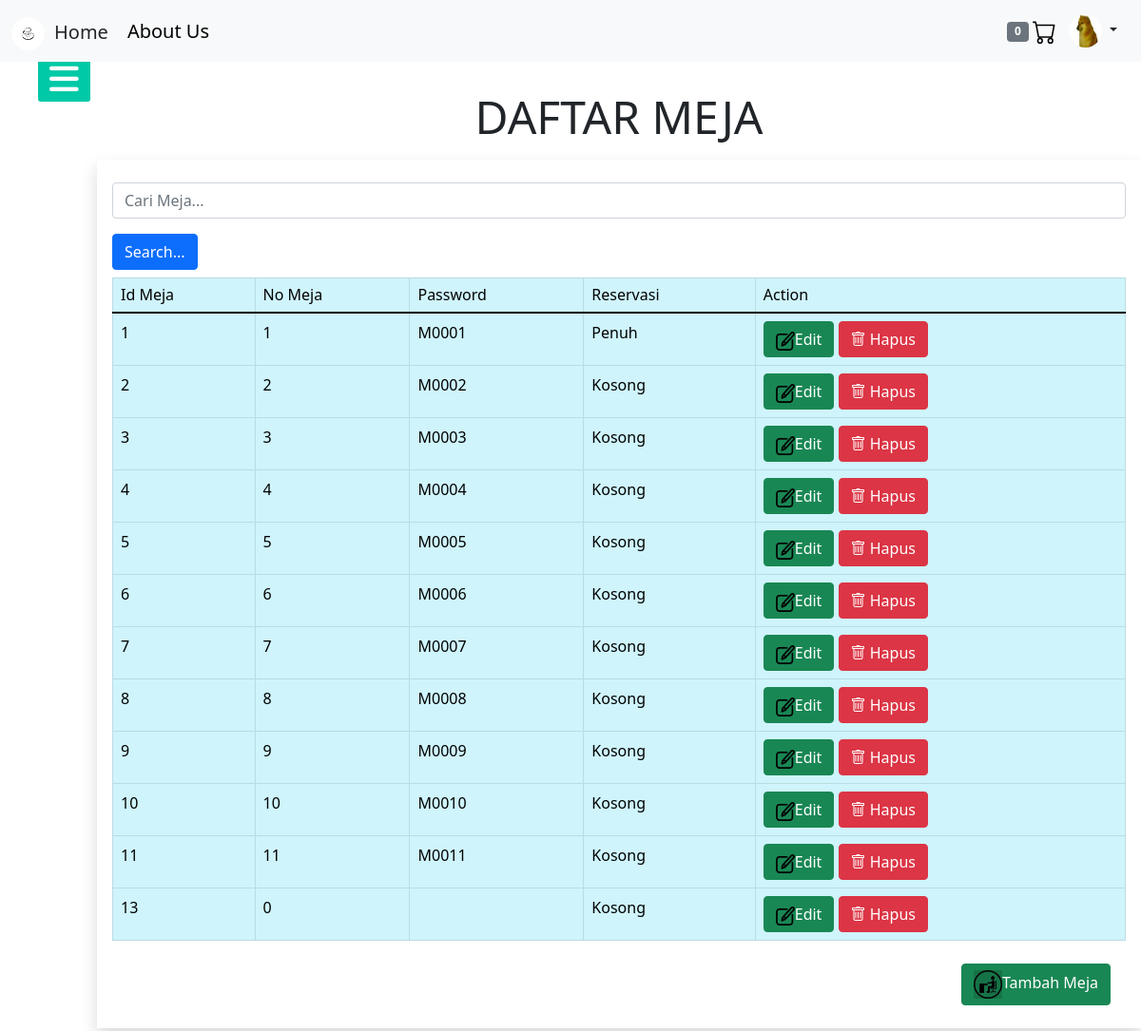
The app's page /carimeja.php (signed in) with its own data.
### tables this page shows
CREATE TABLE `meja` (
  `id_meja` int(11) NOT NULL,
  `meja` int(2) NOT NULL,
  `pass_meja` varchar(5) NOT NULL,
  `reservasi` int(1) NOT NULL
);

### functiontambahmeja.php (called while the page is built, shortened)
<?php
     $conn = mysqli_connect("localhost","root","","orari");
     function query($query){
           global $conn;
        $result = mysqli_query($conn,$query);
        $rows = [];
        while($row = mysqli_fetch_assoc($result)){
          $rows[] = $row;
        }
        return $rows;
     }
 ?>

### carimeja.php (the view, shortened to what this page needs)
<?php
include 'functiontambahmeja.php';
$tampilmeja = query("SELECT*FROM meja");
?>
<!doctype html>
<html lang="en">
  <head>
    <link href="https://cdn.jsdelivr.net/npm/bootstrap@5.1.3/dist/css/bootstrap.min.css" rel="stylesheet">
    <link rel="stylesheet" href="https://cdn.jsdelivr.net/npm/bootstrap-icons@1.7.0/font/bootstrap-icons.css">
    <link rel="stylesheet" href="css/akun.css">
    <link rel="stylesheet" href="css/cafee.css">
    <link rel="stylesheet" href="css/sidebartest.css">
    <link rel="stylesheet" href="css/style.css">
    <link rel="stylesheet" href="css/scroll.css">
  </head>
  <body>
    <?php include("temp_sidebar.php");?>
    <div class="jumbotron h-100" style="height: 750px;">
      <div class="row">
        <div class="col-sm-1">
        </div>
        <div class="col-sm-11">
          <div class="mx-auto my-3" style="">
            <h2 class="text-dark text-center display-5">DAFTAR MEJA</h2>
          </div>
        </div>
      </div>
      <div class="row">
        <div class="col-sm-1">
        </div>
        <div class="col-sm-11">
          <div class="jumbotron shadow p-3">
            <div class="">
               <form action="" method="post">
                    <input type="text" name="keyword"class="form-control my-2" placeholder="Cari Meja..."autofocus autocomplete="off">
                    <button type="submit" name="carimeja" class="btn btn-primary my-2">Search...</button>
               </form>
              <table class="table table-bordered table-info">
                <thead class="h6">
                    <tr>
                      <td>Id Meja</td>
                      <td>No Meja</td>
                      <td>Password</td>
                      <td>Reservasi</td>
                      <td>Action</td>
                     </tr>
                </thead>
                <tbody>
                    <?php foreach($tampilmeja as $tampil) { ?>
                  <tr>
                      <td><?php echo $tampil["id_meja"]; ?></td>
                      <td><?php echo $tampil["meja"]; ?></td>
                      <td><?php echo $tampil["pass_meja"]; ?></td>
                      <?php if($tampil["reservasi"] == 0){ ?>
                      <td>Kosong</td>
                      <?php }else if ($tampil["reservasi"] == 1){ ?>
                      <td>Penuh</td>
                      <?php }else{ ?>
                      <td>Telah Dibooking</td>
                      <?php } ?>
                      <td>
                        <button name="gantistatus" type="button" class="btn btn-success" data-bs-toggle="modal" data-bs-target="#gantistatus" data-bs-whatever="<?php echo $tampil['id_meja'];?>" reservasi="<?php echo $tampil['reservasi']?>"><img src="img/edit-icon.png" style="height:20px; width:20px;">Edit</button>
                        <button name="hapusmeja" type="button" class="btn btn-danger" data-bs-toggle="modal" data-bs-target="#hapusmeja" data-bs-hapus="<?php echo $tampil['id_meja'];?>"><i class="bi bi-trash"></i> Hapus</button>
                     </td>
                      </tr>
                     <?php }; ?>
                    </tbody>
                 </table>
              </div>
              <div class="col text-end me-3" style="">
                  <a href="tambahmeja.php"><button type="button" class="btn btn-success my-2"><img src="img/tambahmeja-ikon.png" style="height:30px; width:30px;">Tambah Meja</button></a>
                </div>
            </div>
          </div>
        </div>
      </div>
  </body>
</html>

### temp_sidebar.php (shortened to what this page needs)
<link rel="stylesheet" href="css/sidebar.css">
<link rel="stylesheet" href="css/navbar.css">
<link href="https://cdn.jsdelivr.net/npm/bootstrap@5.1.2/dist/css/bootstrap.min.css" rel="stylesheet">
<nav class="navbar navbar-expand-lg navbar-light bg-light fixed-top">
  <div class="container-fluid">
  <a href="halamanmakanan.php" class="link-dark" class="fs-4" style="text-decoration: none; font-size: 20px; margin-top: 6px; margin-right: 10px" ><img src="img/img1.jpg" alt="" width="35" height="35" style ="margin-right: 10px" class="rounded-circle">Home</a>
    <div class="collapse navbar-collapse" id="navbarSupportedContent">
      <ul class="navbar-nav me-auto mb-2 mb-lg-0">
        <li class="nav-item">
            <a class="aboutus.php" style ="text-decoration: none; font-size: 20px; margin-top: 6px; margin-left: 10px; color: black" href="aboutus.php" class="fs-4" >About Us</a>
        </li>
      </ul>
      <div style ="margin-top: ">
        <span class="badge bg-secondary">
          <?php
          if(isset($_SESSION['keranjang'])){
            $count = count($_SESSION['keranjang']);
            echo $count;
          }else{
            echo 0;
          }
          ?>
        </span>
        <a href="halpesanan.php">
        </a>
      </div>
    <div class="dropdown">
        <button class="btn btn-white dropdown-toggle" type="button" id="dropdownMenuButton1" data-bs-toggle="dropdown" aria-expanded="false">
        <a href="aboutus.php"><img src="img/<?php echo $_SESSION['gambar'];?>" alt="" width="35" height="35" style ="margin-right: " class="rounded-circle"></a>
        </button>
    </div>
    </div>
  </div>
</nav>
<div class="second" style ="margin-top: 40px">
    <label for="check">
        <i class="fas fa-bars" id="btn"></i>
    </label>
  </div>

### css/style.css (style rules this page uses)
html, body { margin: 0; padding: 0; }
body { margin: 0; padding: 0; font-family: Arial, Helvetica, sans-serif; background-color: darkgrey; line-height: 1.5; padding-bottom: 500px; }

### css/sidebar.css (style rules this page uses)
body { font-family: 'roboto',sans-serif; }
* { margin: 0; padding: 0; list-style: none; text-decoration: none; }
.second { margin-top: 40px; }
label #btn, label #cancel { position: fixed; cursor: pointer; background: #00c9a7; border-radius: 3px; }
label #btn { left: 40px; top: 60px; font-size: 35px; color: white; padding: 6px 12px; transition: all .5s; }

### carimeja.php (style rules this page uses)
.text-center { margin-top: 30px; }

### records on screen
meja: id_meja "1", meja "1", pass_meja "M0001", reservasi "Penuh"
meja: id_meja "2", meja "2", pass_meja "M0002", reservasi "Kosong"
meja: id_meja "3", meja "3", pass_meja "M0003", reservasi "Kosong"
meja: id_meja "4", meja "4", pass_meja "M0004", reservasi "Kosong"
meja: id_meja "5", meja "5", pass_meja "M0005", reservasi "Kosong"
meja: id_meja "6", meja "6", pass_meja "M0006", reservasi "Kosong"
meja: id_meja "7", meja "7", pass_meja "M0007", reservasi "Kosong"
meja: id_meja "8", meja "8", pass_meja "M0008", reservasi "Kosong"
meja: id_meja "9", meja "9", pass_meja "M0009", reservasi "Kosong"
meja: id_meja "10", meja "10", pass_meja "M0010", reservasi "Kosong"
meja: id_meja "11", meja "11", pass_meja "M0011", reservasi "Kosong"
meja: id_meja "13", meja "0", reservasi "Kosong"
